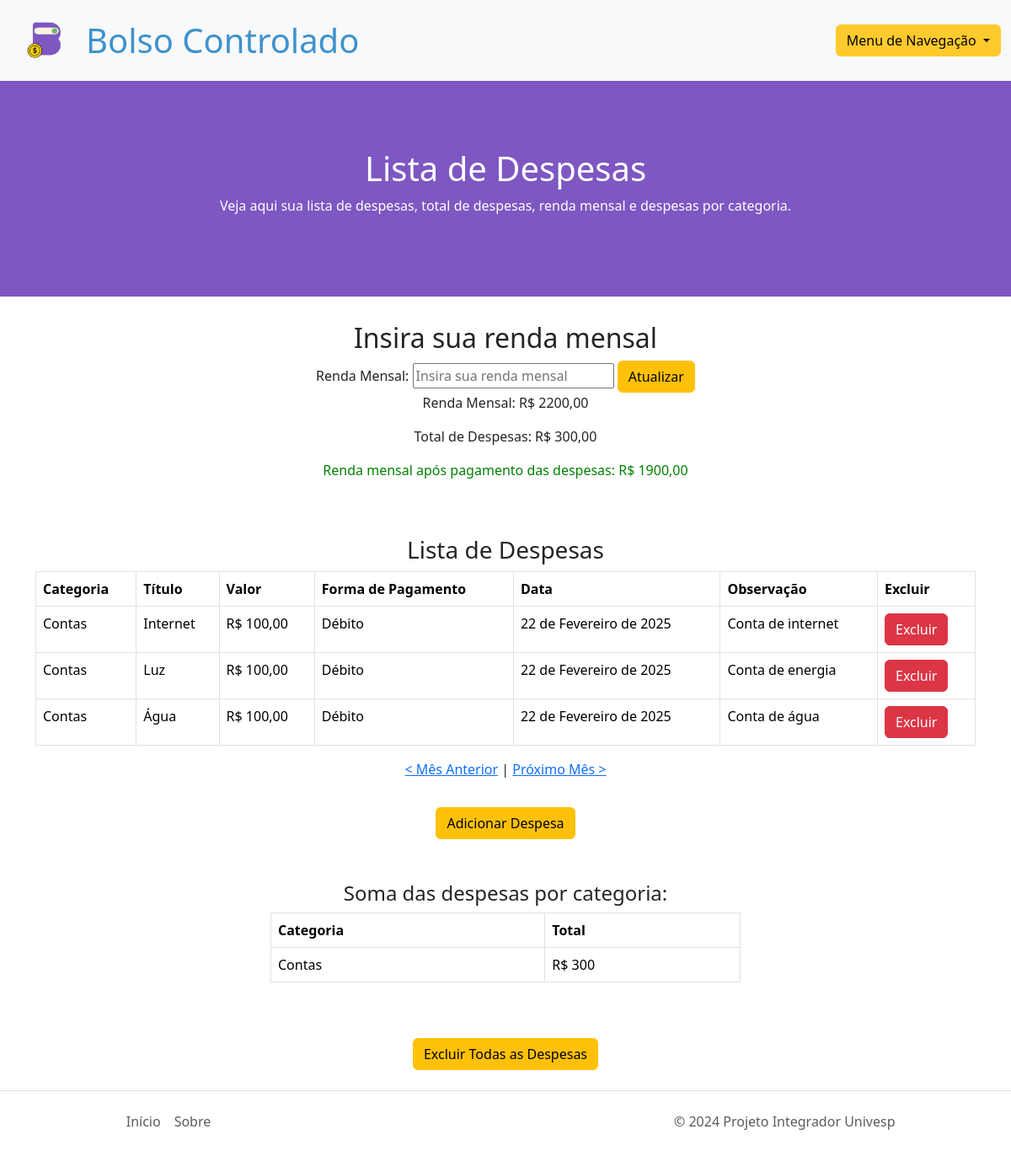
Before: /expenses/2025/2/ (signed in) with the older database file.
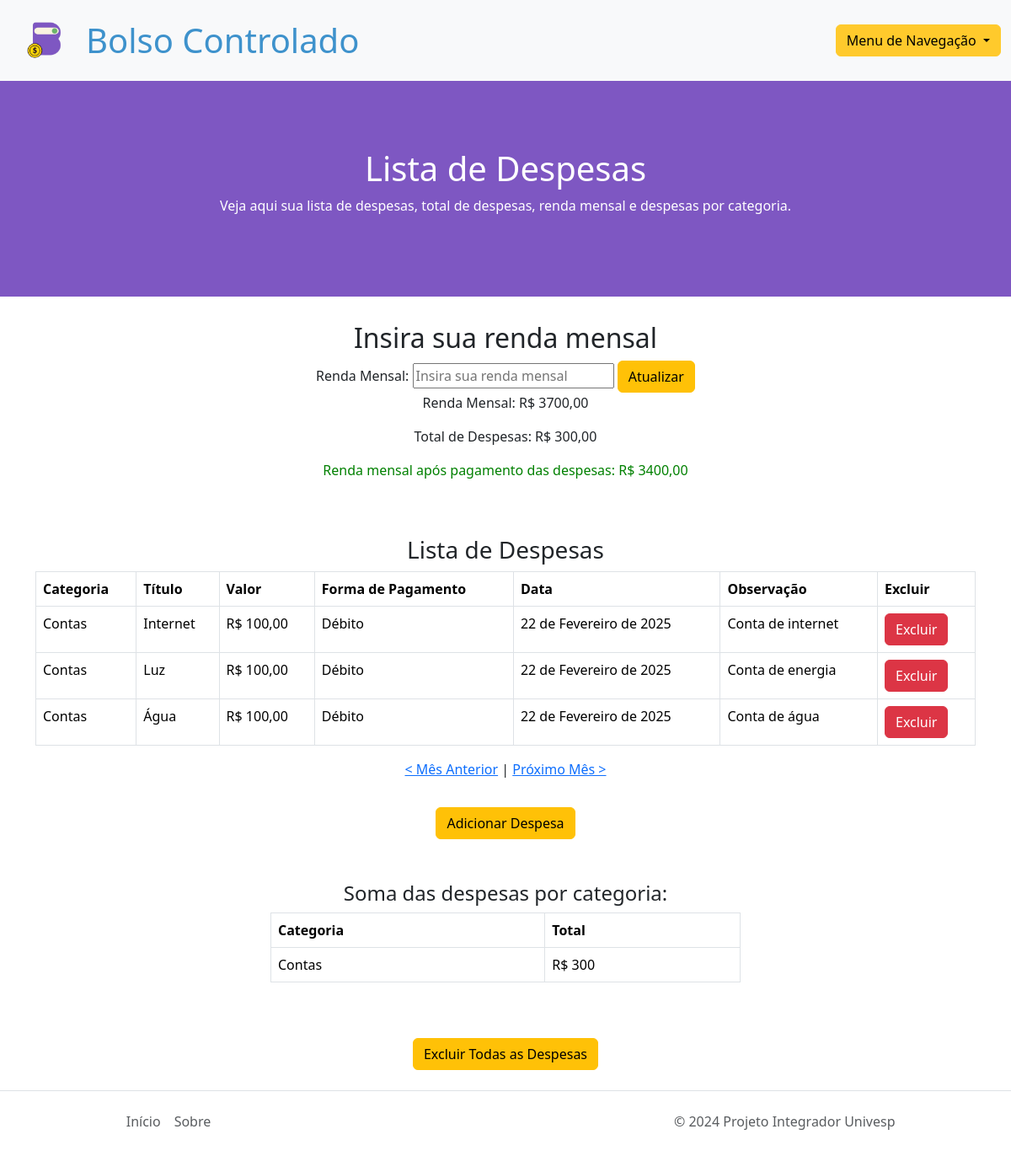
After: the same page with the newer database file.
### expenses/models.py (models this page shows, shortened)
class UserProfile(models.Model):
    user = models.OneToOneField(User, on_delete=models.CASCADE, related_name='user_profile')  # Adicione related_name
    salary = models.DecimalField(max_digits=10, decimal_places=2, default=0)

class Expense(models.Model):
    expense_category = models.CharField(max_length=20, choices=CATEGORY_CHOICES, verbose_name='Categoria', default='categoria1')
    title = models.CharField(max_length=30, verbose_name='Título')
    amount = models.DecimalField(max_digits=10, decimal_places=2, verbose_name='Valor')
    date = models.DateField(verbose_name='Data')
    user = models.ForeignKey(User, on_delete=models.CASCADE, related_name='expenses')
    payment_method = models.CharField(blank=True, max_length=20, choices=PAYMENT_CHOICES, verbose_name='Forma de Pagamento (Opcional)', default='Dinheiro')
    observation = models.TextField(blank=True, verbose_name='Observação', max_length=60)
    duration_months = models.IntegerField(verbose_name='Duração em Meses', default=1)
    class Meta:
        verbose_name = 'Despesa'
        verbose_name_plural = 'Despesas'

### expenses/views.py (the view, shortened to what this page needs)
# urls.py: path('expenses/', ExpenseListView.as_view(), name='expense_list'),
class ExpenseListView(LoginRequiredMixin, ListView):
    model = Expense
    template_name = 'expenses/expense_list.html'
    context_object_name = 'expenses'
    def get_queryset(self):
        year = self.kwargs.get('year', None)
        month = self.kwargs.get('month', None)
        if year is None or month is None:
            current_date = datetime.now()
            year = current_date.year
            month = current_date.month
        return Expense.objects.filter(user=self.request.user, date__year=year, date__month=month)
    def get_context_data(self, **kwargs):
        context = super().get_context_data(**kwargs)
        year = int(self.kwargs.get('year', datetime.now().year))
        month = int(self.kwargs.get('month', datetime.now().month))
        prev_month, prev_year = (month - 1, year) if month > 1 else (12, year - 1)
        next_month, next_year = (month + 1, year) if month < 12 else (1, year + 1)
        expenses = self.get_queryset()
        total_expenses = expenses.aggregate(total=Sum('amount'))['total'] or 0
        salary = UserProfile.objects.get(user=self.request.user).salary if UserProfile.objects.filter(user=self.request.user).exists() else None
        difference = salary - total_expenses if salary is not None else None
        expenses_by_category = expenses.values('expense_category').annotate(total_amount=Sum('amount'))
        context.update({
            'total_expenses': round(total_expenses, 2),
            'salary': salary,
            'difference': difference,
            'expenses_by_category': expenses_by_category,
            'year': year,
            'month': month,
            'prev_year': prev_year,
            'prev_month': prev_month,
            'next_year': next_year,
            'next_month': next_month,
        })
        return context

### expenses/templates/expenses/expense_list.html (shortened to what this page needs)
{% extends 'base-3.html' %}
{% load static %}
{% block content %}
<div id="banner">
    <h1 id="cor-letra-banner">Lista de Despesas</h1>
    <p id="cor-letra-banner">Veja aqui sua lista de despesas, total de despesas, renda mensal e despesas por categoria.</p>
</div>
<div class="text-center" style="padding-top: 30px;">
    <h2>Insira sua renda mensal</h2>
    <form action="{% url 'expense_list' %}" method="post">
        <label for="salary">Renda Mensal:</label>
        <input type="text" id="salary" name="salary" placeholder="Insira sua renda mensal">
        <button class="btn btn-warning" type="submit">Atualizar</button>
    </form>
    {% if salary %}
    <p>Renda Mensal: R$ {{ salary }}</p>
    {% endif %}
    <p>Total de Despesas: R$ {{ total_expenses }}</p>
    {% if difference is not None %}
    {% if difference >= 0 %}
        <p style="color: green;">Renda mensal após pagamento das despesas: R$ {{ difference }}</p>
    {% else %}
        <p style="color: red;">Renda mensal após pagamento das despesas: <span style="color: red;">R$ {{ difference }}</span> <span style="color: red;">(Renda negativa)</span></p>
    {% endif %}
{% endif %}
</div>
<h3 class="text-center" style="padding-top: 50px;">Lista de Despesas</h3>
<div class="table-responsive">
    <table class="table table-bordered">
        <thead>
            <tr>
                <th scope="col">Categoria</th>
                <th scope="col">Título</th>
                <th scope="col">Valor</th>
                <th scope="col">Forma de Pagamento</th>
                <th scope="col">Data</th>
                <th scope="col">Observação</th>
                <th scope="col">Excluir</th>
            </tr>
        </thead>
        <tbody>
            {% for expense in expenses %}
            <tr>
                <td>{{ expense.expense_category }}</td>
                <td>{{ expense.title }}</td>
                <td>R$ {{ expense.amount }}</td>
                <td>{{ expense.payment_method }}</td>
                <td>{{ expense.date }}</td>
                <td>{{ expense.observation }}</td>
                <td>
                    <form action="{% url 'delete_expense' expense.id %}" method="post" style="display: inline;">
                        <button type="submit" class="btn btn-danger">Excluir</button>
                    </form>
                </td>
            </tr>
            {% endfor %}
        </tbody>
    </table>
</div>
<div class="text-center" style="margin-bottom:3%">
    {% if year and month %}
        <p>
            <a href="{% if month > 1 %}{% url 'expense_list_month' year=year month=month|add:'-1' %}{% else %}{% url 'expense_list_month' year=year|add:'-1' month=12 %}{% endif %}">&lt; Mês Anterior</a> |
            <a href="{% if month < 12 %}{% url 'expense_list_month' year=year month=month|add:'1' %}{% else %}{% url 'expense_list_month' year=year|add:'1' month=1 %}{% endif %}">Próximo Mês &gt;</a>
        </p>
    {% endif %}
</div>
<div class="text-center">
    <button class="btn btn-warning" onclick="window.location.href='{% url 'add_expense' %}'">Adicionar Despesa</button>
</div>
<div>
    <div class="col-6 mx-auto">
        <h4 class="text-center" style="padding-top: 50px;">Soma das despesas por categoria:</h4>
        <div class="table-responsive">
            <table class="table table-bordered">
                <thead>
                    <tr>
                        <th scope="col">Categoria</th>
                        <th scope="col">Total</th>
                    </tr>
                </thead>
                <tbody>
                    {% for category in expenses_by_category %}
                    <tr>
                        <td>{{ category.expense_category }}</td>
                        <td>R$ {{ category.total_amount }}</td>
                    </tr>
                    {% endfor %}
                </tbody>
            </table>
        </div>
    </div>
</div>
<div class="text-center" style="margin-top: 50px;">
    <button class="btn btn-warning" data-toggle="modal" data-target="#confirmDeleteModal">Excluir Todas as Despesas</button>
</div>
{% endblock content %}

### expenses/templates/base-3.html (shortened to what this page needs)
{% load static %}
<!DOCTYPE html>
<html lang="pt-br">
<head>
    <link href="https://cdn.jsdelivr.net/npm/bootstrap@5.3.3/dist/css/bootstrap.min.css" rel="stylesheet">
    <link rel="stylesheet" type="text/css" href="{% static 'css/expenses.css' %}">
</head>
<body>
<nav class="navbar navbar-expand-lg bg-body-tertiary">
    <div class="container-fluid">
        <div style="display: flex; align-items: center;">
          <a href="{% url 'welcome' %}">
              <img id="logo-img" src="{% static 'img/bolso-controlado-img.png' %}" alt="logo">
          </a>
          <div id="logo-letras" class="display-6" style="margin-left: 10px;">
              <strong>Bolso Controlado</strong>
          </div>
        </div>
      <div class="dropdown">
        <button class="btn btn-secondary dropdown-toggle" style="color: black; background-color: #FFCA2C; border-color: #FFCA2C;" type="button" data-bs-toggle="dropdown" aria-expanded="false">
          Menu de Navegação
        </button>
      </div>
    </div>
  </nav>
    <main class="container">
        {% block content %}{% endblock content %}
      </main>
<footer class="d-flex flex-wrap justify-content-between align-items-center py-3 my-4 border-top">
    <ul class="nav col-md-4 justify-content-center">
      <li class="nav-item"><a href="#" class="nav-link px-2 text-muted">Início</a></li>
      <li class="nav-item"><a href="{% url 'about' %}" class="nav-link px-2 text-muted">Sobre</a></li>
    </ul>
    <p class="col-md-4 mb-0 text-muted">© 2024 Projeto Integrador Univesp</p>
  </footer>
</body>
</html>

### static/css/expenses.css (style rules this page uses)
:root { --obs: red; --letras-nav-bar-preto: #000000; --fundo-banner: #7E57C2; --letras-banner: #ffffff; --letras-nav-bar-azul: #3E92CC; --cor-input: #cfcfcfcf; }
#logo-letras { color: var(--letras-nav-bar-azul); }
#logo-img { width: 5rem; height: 5rem; }
body, html { margin: 0; padding: 0; overflow-x: hidden; }
#banner { background-color: var(--fundo-banner); padding: 5rem; text-align: center; width: 100vw; margin-left: calc(50% - 50vw); margin-right: calc(50% - 50vw); }
#cor-letra-banner { color: var(--letras-banner); }

Changed rows visible on the page:
changed UserProfile: salary "2200,00" → "3700,00"
Other visible differences:
{{ difference }}: "1900,00" → "3400,00"
